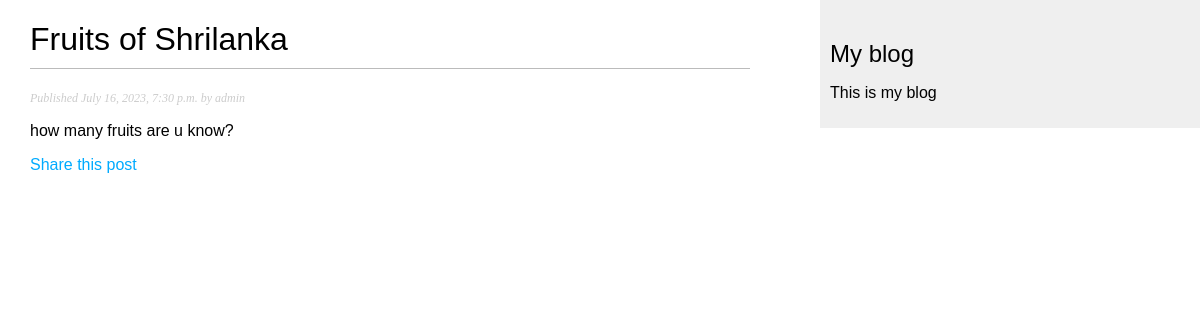
The page /blog/2023/7/16/fruits-of-shrilanka/ on the database its author committed.
### blog/models.py (models this page shows, shortened)
class Post(models.Model):
    class Status(models.TextChoices):
        DRAFT = 'DF', 'Draft'
        PUBLISHED = 'PB', 'Published'
    title = models.CharField(max_length=250)
    slug = models.SlugField(max_length=250,
                            unique_for_date='publish')
    author = models.ForeignKey(User,
                               on_delete=models.CASCADE,
                               related_name='blog_posts')
    body = models.TextField()
    publish = models.DateTimeField(default=timezone.now)
    created = models.DateTimeField(auto_now_add=True)
    updated = models.DateTimeField(auto_now=True)
    status = models.CharField(max_length=2,
                              choices=Status.choices,
                              default=Status.DRAFT)
    objects = models.Manager()
    published = PublishedManager()
    class Meta:
        ordering = ['-publish']
        indexes = [
            models.Index(fields=['-publish']),
        ]

### blog/views.py (the view)
# urls.py: path('<int:year>/<int:month>/<int:day>/<slug:post>/', views.post_detail, name='post_detail'),
def post_detail(request, year, month, day, post):
    post = get_object_or_404(Post,
                            status=Post.Status.PUBLISHED,
                            slug=post,
                            publish__year=year,
                            publish__month=month,
                            publish__day=day)
    return render(request,
                  'blog/post/detail.html',
                  {'post': post})

### templates/blog/post/detail.html (shortened to what this page needs)
{% extends "blog/base.html" %}
{% block content %}
    <h1>{{ post.title }}</h1>
        <p class="date">
        Published {{ post.publish }} by {{ post.author }}
        </p>
    {{ post.body|linebreaks }}
    <p>
        <a href="{% url 'blog:post_share' post.id %}">
            Share this post
        </a>
    </p>
{% endblock %}

### static/css/blog.css (style rules this page uses)
body { margin:0; padding:0; font-family:helvetica, sans-serif; }
a { color:#00abff; text-decoration:none; }
h1 { font-weight:normal; border-bottom:1px solid #bbb; padding:0 0 10px 0; }
p.date { color:#ccc; font-family: georgia, serif; font-size: 12px; font-style: italic; }

### rows shown on the page
Post: title "Fruits of Shrilanka", publish "July 16, 2023, 7:30 p.m.", author "admin", body "how many fruits are u know?"
